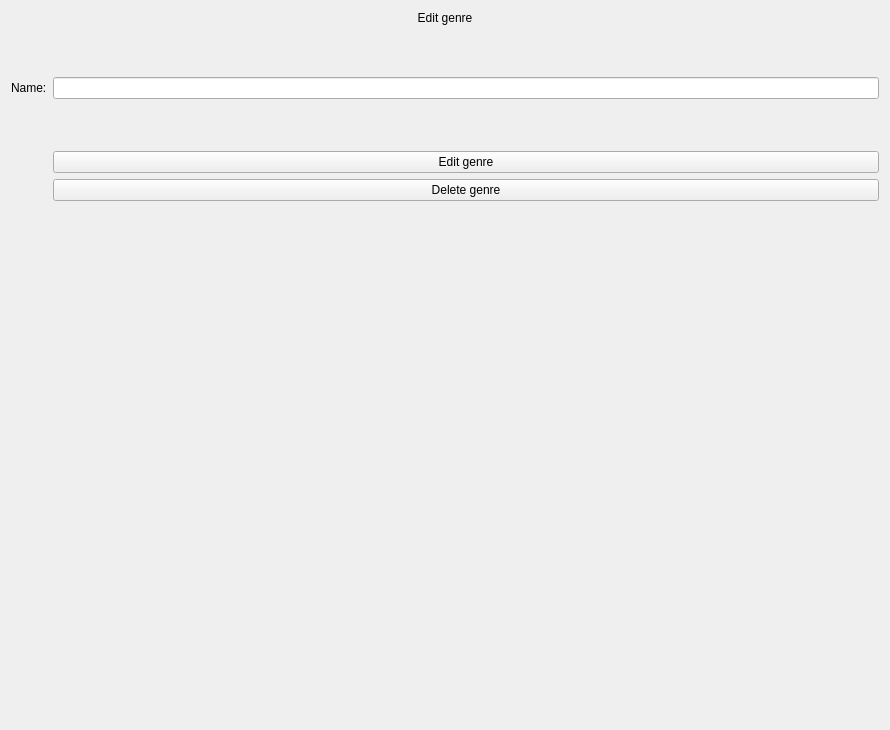
<?xml version="1.0" encoding="UTF-8"?>
<ui version="4.0">
 <class>genre_window</class>
 <widget class="QWidget" name="genre_window">
  <property name="geometry">
   <rect>
    <x>0</x>
    <y>0</y>
    <width>890</width>
    <height>730</height>
   </rect>
  </property>
  <property name="windowTitle">
   <string>Form</string>
  </property>
  <layout class="QFormLayout" name="formLayout">
   <item row="0" column="0" colspan="2">
    <widget class="QLabel" name="editGenre_label">
     <property name="text">
      <string>Edit genre</string>
     </property>
     <property name="alignment">
      <set>Qt::AlignCenter</set>
     </property>
    </widget>
   </item>
   <item row="1" column="0" colspan="2">
    <spacer name="verticalSpacer">
     <property name="orientation">
      <enum>Qt::Vertical</enum>
     </property>
     <property name="sizeType">
      <enum>QSizePolicy::Preferred</enum>
     </property>
     <property name="sizeHint" stdset="0">
      <size>
       <width>20</width>
       <height>40</height>
      </size>
     </property>
    </spacer>
   </item>
   <item row="2" column="0">
    <widget class="QLabel" name="genreName_label">
     <property name="text">
      <string>Name:</string>
     </property>
    </widget>
   </item>
   <item row="2" column="1">
    <widget class="QLineEdit" name="genreName_lineEdit"/>
   </item>
   <item row="3" column="0" colspan="2">
    <spacer name="verticalSpacer_2">
     <property name="orientation">
      <enum>Qt::Vertical</enum>
     </property>
     <property name="sizeType">
      <enum>QSizePolicy::Preferred</enum>
     </property>
     <property name="sizeHint" stdset="0">
      <size>
       <width>20</width>
       <height>40</height>
      </size>
     </property>
    </spacer>
   </item>
   <item row="4" column="1">
    <widget class="QPushButton" name="editGenre_button">
     <property name="text">
      <string>Edit genre</string>
     </property>
    </widget>
   </item>
   <item row="5" column="1">
    <widget class="QPushButton" name="deleteGenre_button">
     <property name="text">
      <string>Delete genre</string>
     </property>
    </widget>
   </item>
  </layout>
 </widget>
 <resources/>
 <connections/>
</ui>
